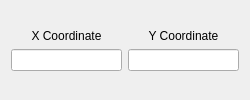
<?xml version="1.0" encoding="UTF-8"?>
<ui version="4.0">
 <class>centroidCoordinates</class>
 <widget class="QDialog" name="centroidCoordinates">
  <property name="geometry">
   <rect>
    <x>0</x>
    <y>0</y>
    <width>250</width>
    <height>100</height>
   </rect>
  </property>
  <property name="minimumSize">
   <size>
    <width>250</width>
    <height>100</height>
   </size>
  </property>
  <property name="windowTitle">
   <string>centroidCoordinates</string>
  </property>
  <layout class="QGridLayout" name="gridLayout_2">
   <item row="0" column="0">
    <layout class="QGridLayout" name="gridLayout">
     <item row="0" column="0">
      <widget class="QLabel" name="label">
       <property name="sizePolicy">
        <sizepolicy hsizetype="Preferred" vsizetype="Fixed">
         <horstretch>0</horstretch>
         <verstretch>0</verstretch>
        </sizepolicy>
       </property>
       <property name="text">
        <string>X Coordinate</string>
       </property>
       <property name="alignment">
        <set>Qt::AlignCenter</set>
       </property>
      </widget>
     </item>
     <item row="0" column="1">
      <widget class="QLabel" name="label_2">
       <property name="sizePolicy">
        <sizepolicy hsizetype="Preferred" vsizetype="Fixed">
         <horstretch>0</horstretch>
         <verstretch>0</verstretch>
        </sizepolicy>
       </property>
       <property name="text">
        <string>Y Coordinate</string>
       </property>
       <property name="alignment">
        <set>Qt::AlignCenter</set>
       </property>
      </widget>
     </item>
     <item row="1" column="0">
      <widget class="QLineEdit" name="xCoordLineEdit">
       <property name="readOnly">
        <bool>true</bool>
       </property>
      </widget>
     </item>
     <item row="1" column="1">
      <widget class="QLineEdit" name="yCoordLineEdit">
       <property name="readOnly">
        <bool>true</bool>
       </property>
      </widget>
     </item>
    </layout>
   </item>
  </layout>
 </widget>
 <resources/>
 <connections/>
</ui>
